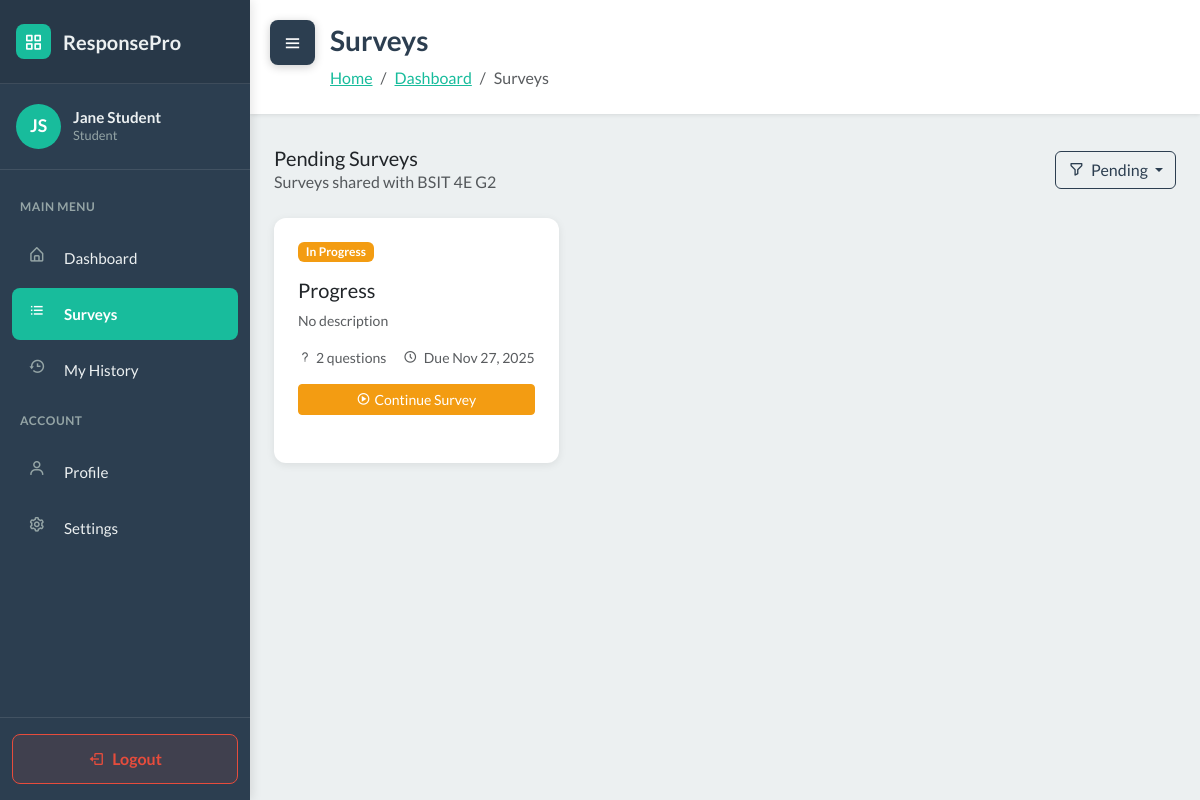
The page /student/surveys/?filter=pending (signed in) on the database as committed earlier.
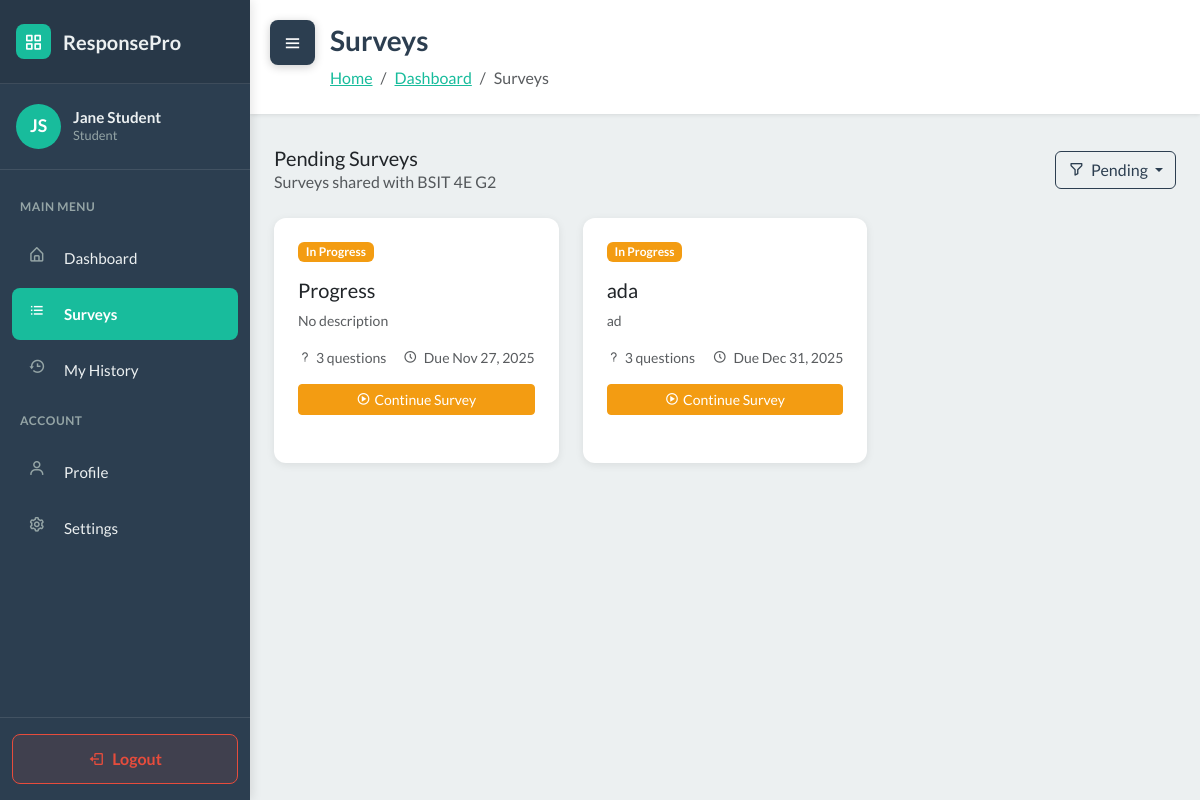
The same page on the database as committed later.
### WebSurvey/models.py (models this page shows, shortened)
class StudentResponse(models.Model):
    survey = models.ForeignKey(Survey, on_delete=models.CASCADE, related_name='responses')
    student = models.ForeignKey(User, on_delete=models.CASCADE, related_name='survey_responses')
    started_at = models.DateTimeField(auto_now_add=True)
    submitted_at = models.DateTimeField(null=True, blank=True)
    score = models.FloatField(null=True, blank=True)
    is_submitted = models.BooleanField(default=False)
    class Meta:
        unique_together = ['survey', 'student']

class Survey(models.Model):
    STATUS_CHOICES = [
        ('draft', 'Draft'),
        ('published', 'Published'),
        ('closed', 'Closed'),
    ]
    title = models.CharField(max_length=255)
    description = models.TextField(blank=True)
    teacher = models.ForeignKey(User, on_delete=models.CASCADE, related_name='surveys')
    sections = models.ManyToManyField(Section, blank=True, related_name='surveys')
    status = models.CharField(max_length=20, choices=STATUS_CHOICES, default='draft')
    total_points = models.IntegerField(default=0)
    time_limit = models.IntegerField(null=True, blank=True, help_text="Time limit in minutes")
    due_date = models.DateTimeField(null=True, blank=True)
    created_at = models.DateTimeField(auto_now_add=True)
    updated_at = models.DateTimeField(auto_now=True)
    class Meta:
        ordering = ['-created_at']

### WebSurvey/views.py (the view)
# urls.py: path('student/surveys/', views.student_available_surveys, name='student_available_surveys'),
@login_required
def student_available_surveys(request):
    if request.user.role != 'student':
        messages.error(request, 'Only students can access this page.')
        return redirect('dashboard')
    filter_type = request.GET.get('filter', 'available')
    context = {'user': request.user, 'current_filter': filter_type}
    survey_data = _get_student_survey_data(request.user)
    context.update(survey_data)
    if filter_type == 'available':
        available_only = [s for s in survey_data['available_surveys']
                         if s.status == 'published' and not s.is_overdue and not s.is_closed]
        context['filtered_surveys'] = available_only
        context['filter_title'] = 'Available Surveys'
        context['is_response_list'] = False
    elif filter_type == 'pending':
        pending_only = [r for r in survey_data['pending_responses']
                       if not r.is_overdue and not r.is_closed]
        context['filtered_surveys'] = pending_only
        context['filter_title'] = 'Pending Surveys'
        context['is_response_list'] = True
    elif filter_type == 'completed':
        context['filtered_surveys'] = survey_data['completed_responses']
        context['filter_title'] = 'Completed Surveys'
        context['is_response_list'] = True
    elif filter_type == 'closed':
        closed_only = [s for s in survey_data['available_surveys']
                      if s.is_overdue or s.is_closed]
        context['filtered_surveys'] = closed_only
        context['filter_title'] = 'Closed Surveys'
        context['is_response_list'] = False
    else:  # 'all'
        all_surveys_list = []
        all_surveys_list.extend(survey_data['available_surveys'])
        context['filtered_surveys'] = all_surveys_list
        context['filter_title'] = 'All Surveys'
        context['is_response_list'] = False
    return render(request, 'student_available_surveys.html', context)

### WebSurvey/services.py (called while the page is built)
def auto_close_due_surveys():
    now = timezone.now()
    overdue_ids = []
    for survey in Survey.objects.filter(status='published', due_date__isnull=False):
        due = survey.due_date
        if due is None:
            continue
        if timezone.is_naive(due):
            due = timezone.make_aware(due, timezone.get_current_timezone())
        if due <= now:
            overdue_ids.append(survey.id)
    if overdue_ids:
        Survey.objects.filter(id__in=overdue_ids).update(status='closed')
    return now

### WebSurvey/templates/student_available_surveys.html (shortened to what the changed rows need)
<!DOCTYPE html>
{% load static %}
<html data-bs-theme="light" lang="en">
<head>
    <link rel="stylesheet" href="https://cdn.jsdelivr.net/npm/bootswatch@5.3.6/dist/flatly/bootstrap.min.css">
    <link rel="stylesheet" href="https://cdn.jsdelivr.net/npm/boxicons@latest/css/boxicons.min.css">
    <link rel="stylesheet" href="https://cdnjs.cloudflare.com/ajax/libs/font-awesome/4.7.0/css/font-awesome.min.css">
    <link rel="stylesheet" href="{% static 'css/dashboard-sidebar.css' %}">
    <link rel="stylesheet" href="{% static 'css/bss-overrides.css' %}">
</head>
<body>
    <main class="dashboard-content" id="mainContent">
        <div class="content-header">
            <h1>Surveys</h1>
        </div>
        <div class="container-fluid px-4 pb-5">
            {% if not student_section %}
            <div class="row">
                <div class="col-12">
                    <div class="dashboard-card text-center py-5">
                        <i class="bx bx-user-x" style="font-size: 4rem; opacity: 0.3;"></i>
                        <h5 class="mt-3 mb-2">No Section Assigned</h5>
                        <p class="text-muted mb-0">Please contact your teacher so you can be added to a section and start answering surveys.</p>
                    </div>
                </div>
            </div>
            {% else %}
            <div class="row">
                {% for item in filtered_surveys %}
                    {% if is_response_list %}
                        {% with survey=item.survey %}
                        <div class="col-md-6 col-lg-4 mb-4">
                            <div class="dashboard-card h-100">
                                <div class="d-flex justify-content-between align-items-start mb-3">
                                    <span class="badge
                                        {% if item.is_overdue or item.is_closed %}bg-danger
                                        {% elif item.is_submitted %}bg-success
                                        {% else %}bg-warning{% endif %}">
                                        {% if item.is_submitted %}Completed
                                        {% elif item.is_overdue or item.is_closed %}Closed
                                        {% else %}In Progress{% endif %}
                                    </span>
                                </div>
                                <h5 class="mb-2">{{ survey.title }}</h5>
                                <p class="text-muted small mb-3">
                                    {{ survey.description|truncatewords:15|default:"No description" }}
                                </p>
                                <div class="d-flex justify-content-between text-muted small mb-3">
                                    <span><i class="bx bx-question-mark me-1"></i>{{ survey.questions.all|length }} questions</span>
                                    <span>
                                        <i class="bx bx-time-five me-1"></i>
                                        {% if item.is_submitted %}
                                            Submitted {{ item.submitted_at|date:"M d, Y" }}
                                        {% elif survey.due_date %}
                                            Due {{ survey.due_date|date:"M d, Y" }}
                                        {% else %}
                                            {{ survey.created_at|date:"M d, Y" }}
                                        {% endif %}
                                    </span>
                                </div>
                                <div class="d-grid gap-2">
                                    {% if item.is_submitted %}
                                        <a href="{% url 'student_view_response' item.id %}"
                                           class="btn btn-success btn-sm">
                                            <i class="bx bx-show me-1"></i>View Response
                                        </a>
                                    {% elif item.is_overdue or item.is_closed %}
                                        <a href="#" class="btn btn-secondary btn-sm disabled" aria-disabled="true">
                                            <i class="bx bx-lock me-1"></i>Closed
                                        </a>
                                    {% else %}
                                        <a href="{% url 'take_survey' survey.id %}"
                                           class="btn btn-warning btn-sm">
                                            <i class="bx bx-play-circle me-1"></i>Continue Survey
                                        </a>
                                    {% endif %}
                                </div>
                            </div>
                        </div>
                        {% endwith %}
                    {% endif %}
                {% endfor %}
            </div>
            {% endif %}
        </div>
    </main>
</body>
</html>

Rows that differ between the two databases and show on the page:
computed for StudentResponse "Progress": survey.questions.all|length "2" → "3"
added StudentResponse: is_submitted "In Progress", survey "ada", survey.description "ad", survey.questions.all|length "3", survey.due_date "Dec 31, 2025"
